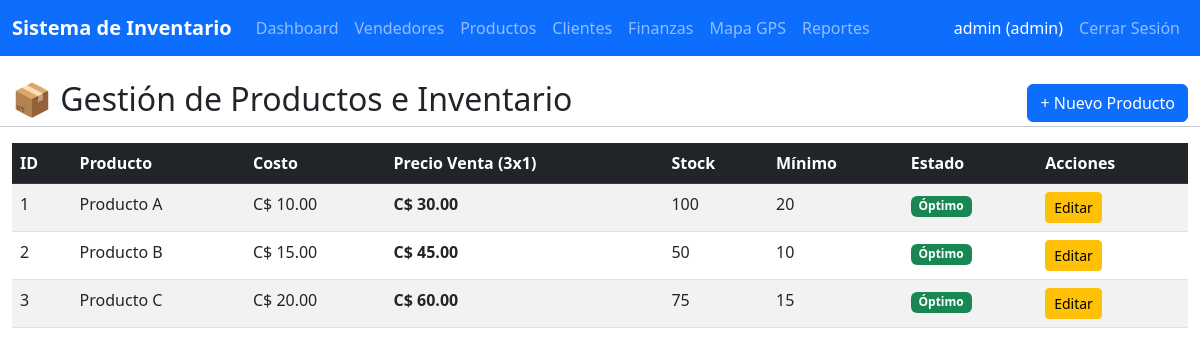
The app's page /admin/products (signed in) with its own data.
### app.py (models this page shows, shortened)
class User(UserMixin, db.Model):
    id = db.Column(db.Integer, primary_key=True)
    username = db.Column(db.String(80), unique=True, nullable=False)
    password_hash = db.Column(db.String(256), nullable=False)
    role = db.Column(db.String(20), nullable=False)  # 'admin' o 'vendedor'
    vehicle_type = db.Column(db.String(20))  # 'propio' o 'empresa' (solo para vendedores)
    active = db.Column(db.Boolean, default=True)
    sales = db.relationship('Sale', backref='seller', lazy=True)
    collections = db.relationship('Collection', backref='collector', lazy=True)
    location_updates = db.relationship('LocationUpdate', backref='user', lazy=True)

class Product(db.Model):
    id = db.Column(db.Integer, primary_key=True)
    name = db.Column(db.String(100), nullable=False)
    cost = db.Column(db.Float, nullable=False)
    price = db.Column(db.Float, nullable=False)  # Debe ser cost * 3
    stock = db.Column(db.Integer, default=0)
    min_stock = db.Column(db.Integer, default=10)
    created_at = db.Column(db.DateTime, default=datetime.utcnow)
    sale_items = db.relationship('SaleItem', backref='product', lazy=True)
    inventory_movements = db.relationship('InventoryMovement', backref='product', lazy=True)

### app.py (the view)
@app.route('/admin/products')
@login_required
def admin_products():
    if current_user.role != 'admin':
        flash('Acceso denegado', 'error')
        return redirect(url_for('index'))
    products = Product.query.all()
    return render_template('admin/products.html', products=products)

### app.py (called while the page is built)
@login_manager.user_loader
def load_user(user_id):
    return User.query.get(int(user_id))

### templates/admin/products.html (shortened to what this page needs)
{% extends "base.html" %}
{% block content %}
<div class="row">
    <div class="col-12 d-flex justify-content-between align-items-center">
        <h2>📦 Gestión de Productos e Inventario</h2>
        <a href="{{ url_for('admin_add_product') }}" class="btn btn-primary">+ Nuevo Producto</a>
    </div>
    <hr class="w-100">
</div>
<table class="table table-striped table-hover">
    <thead class="table-dark">
        <tr>
            <th>ID</th>
            <th>Producto</th>
            <th>Costo</th>
            <th>Precio Venta (3x1)</th>
            <th>Stock</th>
            <th>Mínimo</th>
            <th>Estado</th>
            <th>Acciones</th>
        </tr>
    </thead>
    <tbody>
        {% for product in products %}
        <tr>
            <td>{{ product.id }}</td>
            <td>{{ product.name }}</td>
            <td>C$ {{ "%.2f"|format(product.cost) }}</td>
            <td><strong>C$ {{ "%.2f"|format(product.price) }}</strong></td>
            <td>
                {% if product.stock <= product.min_stock %}
                <span class="text-danger fw-bold">{{ product.stock }}</span>
                {% else %}
                {{ product.stock }}
                {% endif %}
            </td>
            <td>{{ product.min_stock }}</td>
            <td>
                {% if product.stock <= product.min_stock %}
                <span class="badge bg-danger">Bajo</span>
                {% elif product.stock <= product.min_stock * 1.5 %}
                <span class="badge bg-warning">Medio</span>
                {% else %}
                <span class="badge bg-success">Óptimo</span>
                {% endif %}
            </td>
            <td>
                <a href="{{ url_for('admin_edit_product', id=product.id) }}" class="btn btn-sm btn-warning">Editar</a>
            </td>
        </tr>
        {% endfor %}
    </tbody>
</table>
{% endblock %}

### templates/base.html (shortened to what this page needs)
<!DOCTYPE html>
<html lang="es">
<head>
    <link rel="stylesheet" href="{{ url_for('static', filename='css/style.css') }}">
    <link href="https://cdn.jsdelivr.net/npm/bootstrap@5.3.0/dist/css/bootstrap.min.css" rel="stylesheet">
    <link rel="stylesheet" href="https://unpkg.com/leaflet@1.9.4/dist/leaflet.css">
</head>
<body>
    {% if current_user.is_authenticated %}
    <nav class="navbar navbar-expand-lg navbar-dark bg-primary">
        <div class="container-fluid">
            <a class="navbar-brand" href="{{ url_for('index') }}">Sistema de Inventario</a>
            <div class="collapse navbar-collapse" id="navbarNav">
                <ul class="navbar-nav me-auto">
                    {% if current_user.role == 'admin' %}
                    <li class="nav-item">
                        <a class="nav-link" href="{{ url_for('admin_dashboard') }}">Dashboard</a>
                    </li>
                    <li class="nav-item">
                        <a class="nav-link" href="{{ url_for('admin_sellers') }}">Vendedores</a>
                    </li>
                    <li class="nav-item">
                        <a class="nav-link" href="{{ url_for('admin_products') }}">Productos</a>
                    </li>
                    <li class="nav-item">
                        <a class="nav-link" href="{{ url_for('admin_customers') }}">Clientes</a>
                    </li>
                    <li class="nav-item">
                        <a class="nav-link" href="{{ url_for('admin_finance') }}">Finanzas</a>
                    </li>
                    <li class="nav-item">
                        <a class="nav-link" href="{{ url_for('admin_map') }}">Mapa GPS</a>
                    </li>
                    <li class="nav-item">
                        <a class="nav-link" href="{{ url_for('admin_reports') }}">Reportes</a>
                    </li>
                    {% endif %}
                </ul>
                <ul class="navbar-nav">
                    <li class="nav-item">
                        <span class="nav-link text-white">{{ current_user.username }} ({{ current_user.role }})</span>
                    </li>
                    <li class="nav-item">
                        <a class="nav-link" href="{{ url_for('logout') }}">Cerrar Sesión</a>
                    </li>
                </ul>
            </div>
        </div>
    </nav>
    {% endif %}
    <main class="container-fluid mt-4">
        {% block content %}{% endblock %}
    </main>
</body>
</html>

### static/css/style.css (style rules this page uses)
body { background-color: #f8f9fa; }
.table th { font-weight: 600; }
.navbar-brand { font-weight: bold; }

### records on screen
User: username "admin", role "admin"
Product: id "1", name "Producto A", cost "10.00", price "30.00", stock "100", min_stock "20", shows "Óptimo"
Product: id "2", name "Producto B", cost "15.00", price "45.00", stock "50", min_stock "10", shows "Óptimo"
Product: id "3", name "Producto C", cost "20.00", price "60.00", stock "75", min_stock "15", shows "Óptimo"
